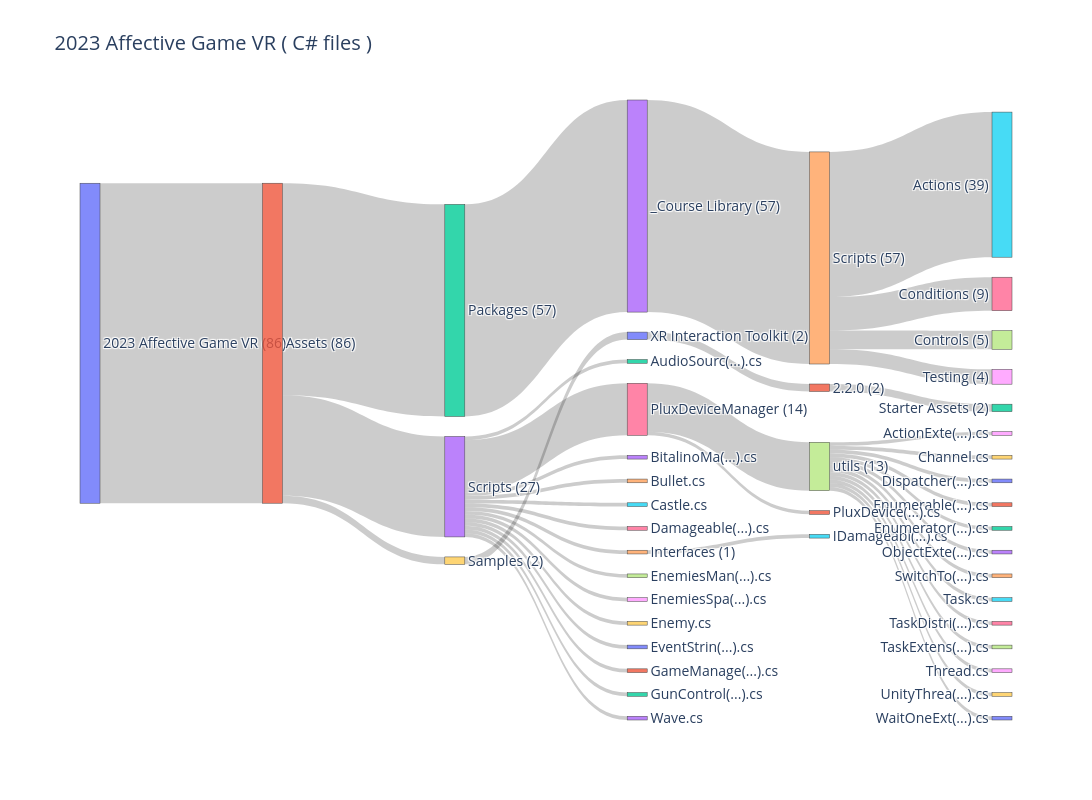

Notebook cell for this chart:
### Code cell
# 🧪 VrProjectPath
tree_root = TreeBuilder(VrProjectPath).build()
graph_size = SankeyGraphBuilder(display_mode=DisplayMode.CS_FILE_COUNT, max_depth=6)
sankey_data_size = graph_size.build(tree_root)
plot_sankey(
    sankey_data_size,
    title=getProjectNameFromPath(VrProjectPath) + " ( C# files )",
    height=800,
    width=1800,
)

### Figure 1 — Plotly figure (JSON) as saved in the notebook; plotly's stock layout.template omitted (floating-point values rounded to 4 significant figures)
{"data": [{"arrangement": "snap", "link": {"source": [0, 1, 2, 3, 4, 4, 4, 4, 1, 9, 10, 11, 1, 13, 14, 13, 16, 17, 17, 17, 17, 17, 17, 17, 17, 17, 17, 17, 17, 17, 16, 13, 13, 13, 13, 13, 13, 13, 13, 13, 13, 13, 13], "target": [1, 2, 3, 4, 5, 6, 7, 8, 9, 10, 11, 12, 13, 14, 15, 16, 17, 18, 19, 20, 21, 22, 23, 24, 25, 26, 27, 28, 29, 30, 31, 32, 33, 34, 35, 36, 37, 38, 39, 40, 41, 42, 43], "value": [86, 57, 57, 57, 39, 9, 5, 4, 2, 2, 2, 2, 27, 1, 1, 14, 13, 1, 1, 1, 1, 1, 1, 1, 1, 1, 1, 1, 1, 1, 1, 1, 1, 1, 1, 1, 1, 1, 1, 1, 1, 1, 1]}, "node": {"align": "left", "label": ["2023 Affective Game VR (86)", "Assets (86)", "Packages (57)", "_Course Library (57)", "Scripts (57)", "Actions (39)", "Conditions (9)", "Controls (5)", "Testing (4)", "Samples (2)", "XR Interaction Toolkit (2)", "2.2.0 (2)", "Starter Assets (2)", "Scripts (27)", "Interfaces (1)", "IDamageabl(...).cs", "PluxDeviceManager (14)", "utils (13)", "ActionExte(...).cs", "Channel.cs", "Dispatcher(...).cs", "Enumerable(...).cs", "Enumerator(...).cs", "ObjectExte(...).cs", "SwitchTo(...).cs", "Task.cs", "TaskDistri(...).cs", "TaskExtens(...).cs", "Thread.cs", "UnityThrea(...).cs", "WaitOneExt(...).cs", "PluxDevice(...).cs", "AudioSourc(...).cs", "BitalinoMa(...).cs", "Bullet.cs", "Castle.cs", "Damageable(...).cs", "EnemiesMan(...).cs", "EnemiesSpa(...).cs", "Enemy.cs", "EventStrin(...).cs", "GameManage(...).cs", "GunControl(...).cs", "Wave.cs"]}, "type": "sankey"}], "layout": {"font": {"size": 14}, "height": 800, "title": {"text": "2023 Affective Game VR ( C# files )"}, "width": 1800}}
